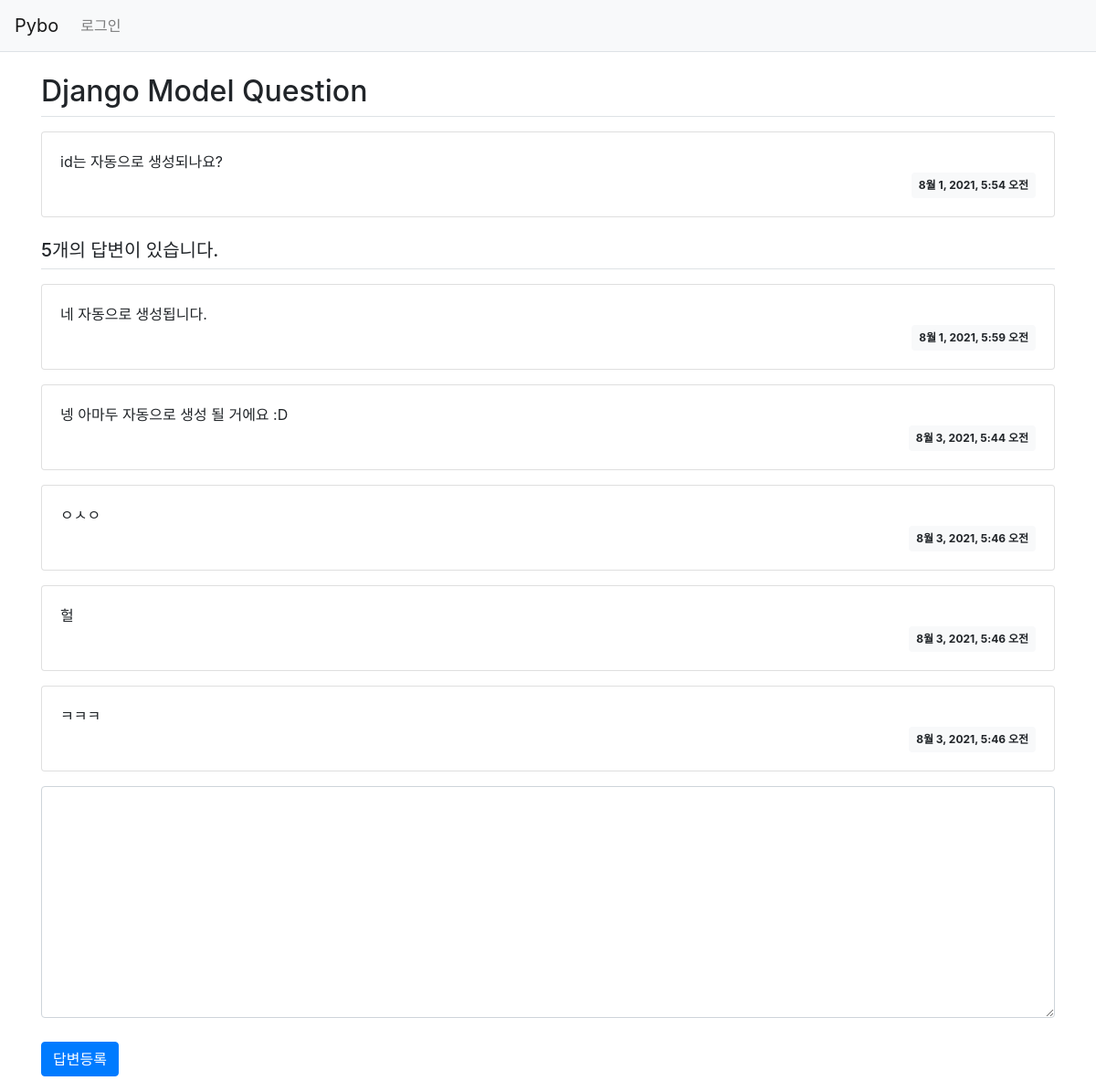
Screenshot of /pybo/2/ with the database file from the repository.
### pybo/models.py (models this page shows, shortened)
class Question(models.Model):
    subject = models.CharField(max_length=200)
    content = models.TextField()
    create_date = models.DateTimeField()

class Answer(models.Model):
    question = models.ForeignKey(Question, on_delete=models.CASCADE)
    content = models.TextField()
    create_date = models.DateTimeField()

### pybo/views.py (the view)
# urls.py: path('<int:question_id>/', views.detail, name='detail'),
def detail(request, question_id):
    question = Question.objects.get(id=question_id)
    context = {'question': question}
    return render(request, 'pybo/question_detail.html', context)

### templates/pybo/question_detail.html (shortened to what this page needs)
{% extends 'base.html' %}
{% block content %}
<div class="container my-3">
    <h2 class="border-bottom py-2">{{ question.subject }}</h2>
    <div class="card my-3">
        <div class="card-body">
            <div class="card-text" style="white-space: pre-line;">{{ question.content }}</div>
            <div class="d-flex justify-content-end">
                <div class="badge badge-light p-2">
                    {{ question.create_date }}
                </div>
            </div>
        </div>
    </div>
    <h5 class="border-bottom my-3 py-2">{{question.answer_set.count}}개의 답변이 있습니다.</h5>
    {% for answer in question.answer_set.all %}
    <div class="card my-3">
        <div class="card-body">
            <div class="card-text" style="white-space: pre-line;">{{ answer.content }}</div>
            <div class="d-flex justify-content-end">
                <div class="badge badge-light p-2">
                    {{ answer.create_date }}
                </div>
            </div>
        </div>
    </div>
    {% endfor %}
    <form action="{% url 'pybo:answer_create' question.id %}" method="post" class="my-3">
        <div class="form-group">
            <textarea name="content" id="content" class="form-control" rows="10"></textarea>
        </div>
        <input type="submit" value="답변등록" class="btn btn-primary">
    </form>
</div>
{% endblock %}

### static/style.css (style rules this page uses)
textarea { width:100%; }
input[type=submit] { margin-top:10px; }

### rows the page displays
Question: subject "Django Model Question", content "id는 자동으로 생성되나요?", create_date "8월 1, 2021, 5:54 오전", answer_set.count "5"
Answer: content "네 자동으로 생성됩니다.", create_date "8월 1, 2021, 5:59 오전"
Answer: content "넹 아마두 자동으로 생성 될 거에요 :D", create_date "8월 3, 2021, 5:44 오전"
Answer: content "ㅇㅅㅇ", create_date "8월 3, 2021, 5:46 오전"
Answer: content "헐", create_date "8월 3, 2021, 5:46 오전"
Answer: content "ㅋㅋㅋ", create_date "8월 3, 2021, 5:46 오전"
